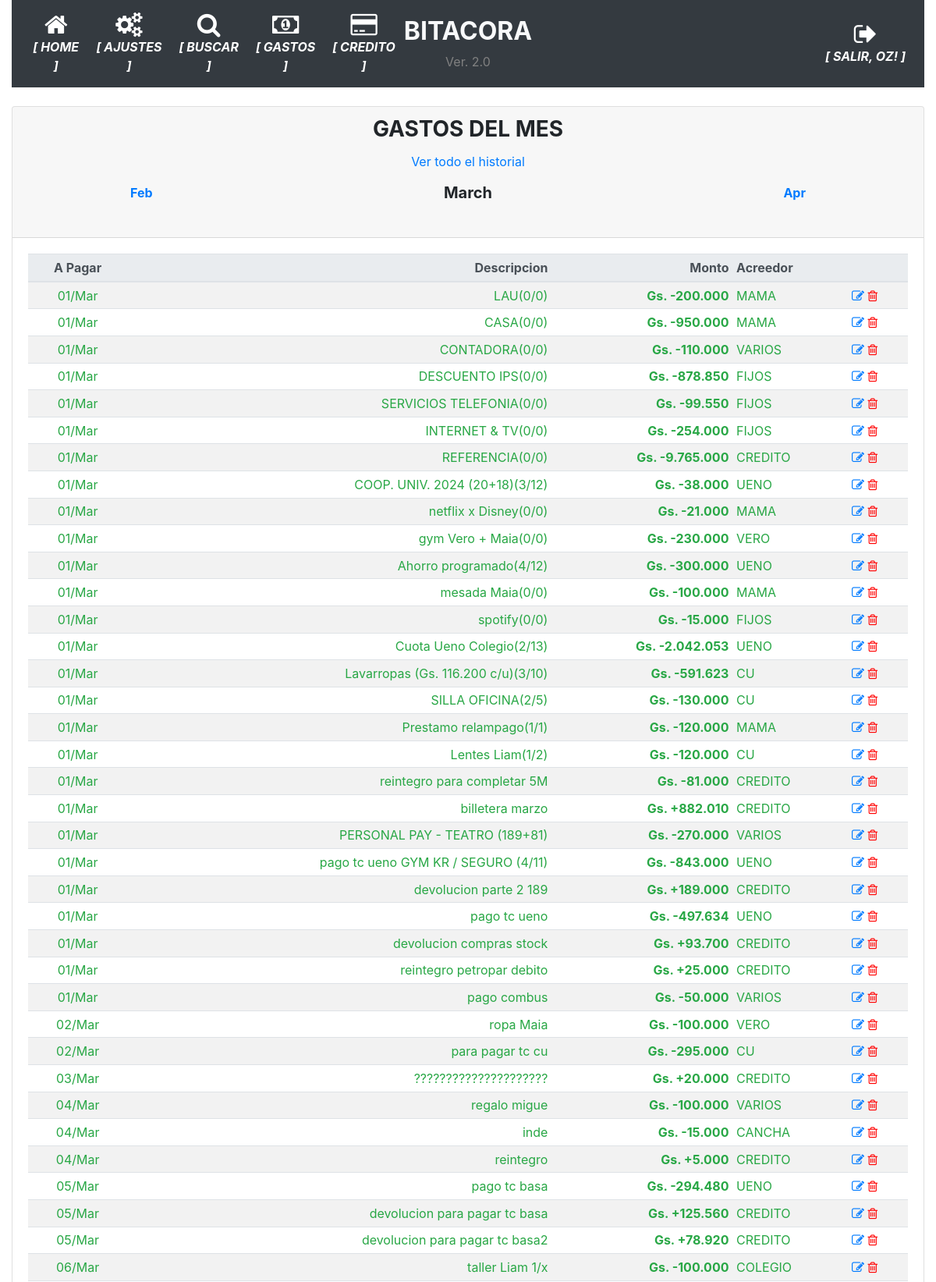
/historico_gastos_detalle/2026-03 (signed in, upper part), run on the app's committed database.
### app/models.py (models this page shows, shortened)
class User(UserMixin, db.Model):
    id = db.Column(db.Integer, primary_key=True)
    username = db.Column(db.String(64), index=True, unique=True)
    email = db.Column(db.String(120), index=True, unique=True)
    password_hash = db.Column(db.String(128))
    perfil = db.Column(db.String(128))

class GastosFijos(db.Model):
    __tablename__='gastos_fijos'
    id = db.Column(db.Integer, primary_key=True)
    date = db.Column(db.Date, nullable=False)
    fecha_pagar = db.Column(db.Date, nullable=False)
    descripcion = db.Column(db.String(100), nullable=False)
    monto = db.Column(db.Integer)
    operacion = db.Column(db.Boolean, server_default=u'False') # CREDITO O DEUDA
    pagado = db.Column(db.Boolean, server_default=u'False')
    id_agrupador_gastos = db.Column(db.Integer, db.ForeignKey('agrupador_gastos.id'), nullable=True)
    agrupador_gastos = db.relationship('AgrupadorGastos',backref='agrupador_gastos', foreign_keys=[id_agrupador_gastos])

class AgrupadorGastos(db.Model):
    __tablename__='agrupador_gastos'
    id = db.Column(db.Integer, primary_key=True)
    agrupador = db.Column(db.String(100), nullable=False)

### app/routes.py (the view)
@app.route('/historico_gastos_detalle/', defaults={'periodo':datetime.now().strftime('%Y-%m')}, methods=['GET', 'POST'])
@app.route('/historico_gastos_detalle/<string:periodo>', methods=['GET', 'POST'])
@login_required
def historico_gastos_detalle(periodo):
    date_obj = datetime.strptime(periodo, '%Y-%m')
    fechas={'mes_anterior':date_obj-relativedelta(months=1), 'mes_actual':date_obj, 'mes_siguiente':date_obj+relativedelta(months=1)}
    gastos = GastosFijos.query.filter(func.strftime("%Y-%m", GastosFijos.fecha_pagar)==periodo).order_by(GastosFijos.fecha_pagar, GastosFijos.id).all()
    if not gastos:
        precarga_deudas(periodo)
        gastos = GastosFijos.query.filter(func.strftime("%Y-%m", GastosFijos.fecha_pagar)==periodo).all()
    deuda = deuda_total(gastos)
    credito, pendientes, pagados = calcular_disponibilidad(periodo)#SALARIO_NETO -  deuda
    disponibilidad = credito - pagados
    balance_movimientos, balance_mensual = balance_cuenta()
    return render_template('historico_gastos_detalle.html', periodo=periodo, gastos=gastos, deuda=pagados, disponibilidad=disponibilidad, pendientes=pendientes, fechas=fechas, balance_movimientos=balance_movimientos)

### app/__init__.py (called while the page is built)
@app.context_processor
def inject_utility_functions():
    return dict(
        listar_tipos=listar_tipos,
        listar_tarjetas=listar_tarjetas
    )

### app/models.py (called while the page is built)
@login.user_loader
def load_user(id):
    return User.query.get(int(id))

### app/utilitarios.py (called while the page is built)
def deuda_total(deudas):
    saldo = 0
    for deuda in deudas:
        if deuda.pagado and deuda.descripcion!='REFERENCIA':
            if not deuda.operacion:
                saldo += deuda.monto
            else:
                saldo -= deuda.monto
    return saldo

### app/templates/historico_gastos_detalle.html (shortened to what this page needs)
{% extends "base.html" %}
{% block main %}
<div class="card">
    <div class="card-header">
        <div class="card-title text-center">
            <h3 class="card-title text-center"><strong>GASTOS DEL MES</strong></h3>
            <a href="{{ url_for('historico_gastos') }}" class="card-link">Ver todo el historial</a>
        </div>
        <div class="card-title text-center">
            <table class="table table-sm table-borderless">
                <td><a href="{{ url_for('historico_gastos_detalle', periodo=fechas.mes_anterior.strftime('%Y-%m')) }}" class="card-link"><strong>{{ fechas.mes_anterior.strftime('%b') }}</strong></a></td>
                <td><h5 class="card-title text-center"><strong>{{ fechas.mes_actual.strftime('%B') }}</strong></h5></td>
                <td><a href="{{ url_for('historico_gastos_detalle', periodo=fechas.mes_siguiente.strftime('%Y-%m')) }}" class="card-link"><strong>{{ fechas.mes_siguiente.strftime('%b') }}</strong></a></td>
            </table>
        </div>
    </div>
    <div class="card-body">
        <div class="table-responsive">
            <table class="table table-striped table-sm">
                <thead class="thead-light">
                    <tr>
                        <th class="card-text text-center">A Pagar</th>
                        <th class="card-text text-right">Descripcion</th>
                        <th class="card-text text-right">Monto</th>
                        <th class="card-text text-left">Acreedor</th>
                        <th></th>
                    </tr>
                </thead>
                <tbody>
                    {% for gasto in gastos %}
                    <tr class="{{ 'text-success' if gasto.pagado else 'text-danger' }}">
                        <td class="card-text text-center">{{ gasto.fecha_pagar.strftime('%d/%b') }}</td>
                        <td class="card-text text-right">{{ gasto.descripcion }}</td>
                        <td class="card-text text-right"><strong>Gs. {{ "+" if gasto.operacion else "-" }}{{ "{:,.0f}".format(gasto.monto).replace(",", ".") }}</strong></td>
                        <td class="card-text text-left">{{ gasto.agrupador_gastos.agrupador }}</td>
                        <td class="align-self-end">
                            <a href="{{ url_for('modificar_gasto', gasto_id=gasto.id) }}"><i class="fa fa-pencil-square-o"></i></a>
                            <a href="{{ url_for('borrar_gasto', gasto_id=gasto.id) }}" style="color:red"><i class="fa fa-trash-o"></i></a>
                        </td>
                    </tr>
                    {% endfor %}
                </tbody>
            </table>
        </div>
    </div>
</div>
{% endblock %}

### app/templates/base.html (shortened to what this page needs)
<!doctype html>
<html lang="en">
  <head>
    <link rel="stylesheet" href="https://stackpath.bootstrapcdn.com/bootstrap/4.5.0/css/bootstrap.min.css"></link>
    <link rel="stylesheet" href="https://maxcdn.bootstrapcdn.com/font-awesome/4.4.0/css/font-awesome.min.css"></link>
  </head>
  <body>
    <div class="container-fluid">
      <nav class="navbar navbar-expand-md navbar-dark bg-dark">
        <div class="navbar-collapse collapse w-100 order-1 order-md-0 dual-collapse2">
            <ul class="navbar-nav mr-auto text-center">
              <li class="nav-item active">
                <a href="{{ url_for('index') }}" class="nav-link d-flex flex-column">
                <i class="fa fa-home fa-2x"></i>
                <span class="d-none d-sm-inline"><i><strong>[ HOME ]</strong></i></span></a>
              </li>
              <li class="nav-item active">
                <a href="{{ url_for('parametrico') }}" class="nav-link d-flex flex-column">
                <i class="fa fa-cogs fa-2x"></i>
                <span class="d-none d-sm-inline"><i><strong>[ AJUSTES ]</strong></i></span></a>
              </li>
              <li class="nav-item active">
                <a href="{{ url_for('busqueda') }}" class="nav-link d-flex flex-column">
                <i class="fa fa-search fa-2x"></i>
                <span class="d-none d-sm-inline"><i><strong>[ BUSCAR ]</strong></i></span></a>
              </li>
              <li class="nav-item active">
                <a href="{{ url_for('historico_gastos_detalle', periodo='') }}" class="nav-link d-flex flex-column">
                <i class="fa fa-money fa-2x"></i>
                <span class="d-none d-sm-inline"><i><strong>[ GASTOS ]</strong></i></span></a>
              </li>
              <li class="nav-item active">
                <a href="{{ url_for('movimientos_mes', mes='') }}" class="nav-link d-flex flex-column">
                <i class="fa fa-credit-card fa-2x"></i>
                <span class="d-none d-sm-inline"><i><strong>[ CREDITO ]</strong></i></span></a>
              </li>
            </ul>
        </div>
        <div class="mx-auto order-0 text-center">
            <h2 class="mx-auto text-light"><strong>BITACORA</strong></h2>
            <span style="color: grey">Ver. 2.0</span>
        </div>
        <div class="navbar-collapse collapse w-100 order-3 dual-collapse2">
            <ul class="navbar-nav ml-auto text-center">
              <li class="nav-item active">
                {% if current_user.is_anonymous %}
                  <a href="{{ url_for('logout') }}" class="nav-link d-flex flex-column">
                  <i class="fa fa-sign-in fa-2x"></i>
                  <span class="d-none d-sm-inline"><i><strong>[ ACCEDER ]</strong></i></span></a>
                {% else %}
                  <a href="{{ url_for('logout') }}" class="nav-link d-flex flex-column">
                  <i class="fa fa-sign-out fa-2x"></i>
                  <span class="d-none d-sm-inline"><i><strong>[ SALIR, {{ current_user.username | upper }}! ]</strong></i></span></a>
                {% endif %}
              </li>
            </ul>
        </div>
    </nav>
    <br>
      <div>
        {% block main %}{% endblock %}
      </div>
    </div>
  </body>
</html>

### data on the page
User: username "OZ"
GastosFijos: fecha_pagar "01/Mar", descripcion "LAU(0/0)", operacion "-", monto "200.000", agrupador_gastos.agrupador "MAMA"
GastosFijos: fecha_pagar "01/Mar", descripcion "CASA(0/0)", operacion "-", monto "950.000", agrupador_gastos.agrupador "MAMA"
GastosFijos: fecha_pagar "01/Mar", descripcion "CONTADORA(0/0)", operacion "-", monto "110.000", agrupador_gastos.agrupador "VARIOS"
GastosFijos: fecha_pagar "01/Mar", descripcion "DESCUENTO IPS(0/0)", operacion "-", monto "878.850", agrupador_gastos.agrupador "FIJOS"
GastosFijos: fecha_pagar "01/Mar", descripcion "SERVICIOS TELEFONIA(0/0)", operacion "-", monto "99.550", agrupador_gastos.agrupador "FIJOS"
GastosFijos: fecha_pagar "01/Mar", descripcion "INTERNET & TV(0/0)", operacion "-", monto "254.000", agrupador_gastos.agrupador "FIJOS"
GastosFijos: fecha_pagar "01/Mar", descripcion "REFERENCIA(0/0)", operacion "-", monto "9.765.000", agrupador_gastos.agrupador "CREDITO"
GastosFijos: fecha_pagar "01/Mar", descripcion "COOP. UNIV. 2024 (20+18)(3/12)", operacion "-", monto "38.000", agrupador_gastos.agrupador "UENO"
GastosFijos: fecha_pagar "01/Mar", descripcion "netflix x Disney(0/0)", operacion "-", monto "21.000", agrupador_gastos.agrupador "MAMA"
GastosFijos: fecha_pagar "01/Mar", descripcion "gym Vero + Maia(0/0)", operacion "-", monto "230.000", agrupador_gastos.agrupador "VERO"
GastosFijos: fecha_pagar "01/Mar", descripcion "Ahorro programado(4/12)", operacion "-", monto "300.000", agrupador_gastos.agrupador "UENO"
GastosFijos: fecha_pagar "01/Mar", descripcion "mesada Maia(0/0)", operacion "-", monto "100.000", agrupador_gastos.agrupador "MAMA"
GastosFijos: fecha_pagar "01/Mar", descripcion "spotify(0/0)", operacion "-", monto "15.000", agrupador_gastos.agrupador "FIJOS"
GastosFijos: fecha_pagar "01/Mar", descripcion "Cuota Ueno Colegio(2/13)", operacion "-", monto "2.042.053", agrupador_gastos.agrupador "UENO"
GastosFijos: fecha_pagar "01/Mar", descripcion "Lavarropas (Gs. 116.200 c/u)(3/10)", operacion "-", monto "591.623", agrupador_gastos.agrupador "CU"
GastosFijos: fecha_pagar "01/Mar", descripcion "SILLA OFICINA(2/5)", operacion "-", monto "130.000", agrupador_gastos.agrupador "CU"
GastosFijos: fecha_pagar "01/Mar", descripcion "Prestamo relampago(1/1)", operacion "-", monto "120.000", agrupador_gastos.agrupador "MAMA"
GastosFijos: fecha_pagar "01/Mar", descripcion "Lentes Liam(1/2)", operacion "-", monto "120.000", agrupador_gastos.agrupador "CU"
GastosFijos: fecha_pagar "01/Mar", descripcion "reintegro para completar 5M", operacion "-", monto "81.000", agrupador_gastos.agrupador "CREDITO"
GastosFijos: fecha_pagar "01/Mar", descripcion "billetera marzo", operacion "+", monto "882.010", agrupador_gastos.agrupador "CREDITO"
GastosFijos: fecha_pagar "01/Mar", descripcion "PERSONAL PAY - TEATRO (189+81)", operacion "-", monto "270.000", agrupador_gastos.agrupador "VARIOS"
GastosFijos: fecha_pagar "01/Mar", descripcion "pago tc ueno GYM KR / SEGURO (4/11)", operacion "-", monto "843.000", agrupador_gastos.agrupador "UENO"
GastosFijos: fecha_pagar "01/Mar", descripcion "devolucion parte 2 189", operacion "+", monto "189.000", agrupador_gastos.agrupador "CREDITO"
GastosFijos: fecha_pagar "01/Mar", descripcion "pago tc ueno", operacion "-", monto "497.634", agrupador_gastos.agrupador "UENO"
GastosFijos: fecha_pagar "01/Mar", descripcion "devolucion compras stock", operacion "+", monto "93.700", agrupador_gastos.agrupador "CREDITO"
GastosFijos: fecha_pagar "01/Mar", descripcion "reintegro petropar debito", operacion "+", monto "25.000", agrupador_gastos.agrupador "CREDITO"
GastosFijos: fecha_pagar "01/Mar", descripcion "pago combus", operacion "-", monto "50.000", agrupador_gastos.agrupador "VARIOS"
GastosFijos: fecha_pagar "02/Mar", descripcion "ropa Maia", operacion "-", monto "100.000", agrupador_gastos.agrupador "VERO"
GastosFijos: fecha_pagar "02/Mar", descripcion "para pagar tc cu", operacion "-", monto "295.000", agrupador_gastos.agrupador "CU"
GastosFijos: fecha_pagar "03/Mar", descripcion "?????????????????????", operacion "+", monto "20.000", agrupador_gastos.agrupador "CREDITO"
GastosFijos: fecha_pagar "04/Mar", descripcion "regalo migue", operacion "-", monto "100.000", agrupador_gastos.agrupador "VARIOS"
GastosFijos: fecha_pagar "04/Mar", descripcion "inde", operacion "-", monto "15.000", agrupador_gastos.agrupador "CANCHA"
GastosFijos: fecha_pagar "04/Mar", descripcion "reintegro", operacion "+", monto "5.000", agrupador_gastos.agrupador "CREDITO"
GastosFijos: fecha_pagar "05/Mar", descripcion "pago tc basa", operacion "-", monto "294.480", agrupador_gastos.agrupador "UENO"
GastosFijos: fecha_pagar "05/Mar", descripcion "devolucion para pagar tc basa", operacion "+", monto "125.560", agrupador_gastos.agrupador "CREDITO"
GastosFijos: fecha_pagar "05/Mar", descripcion "devolucion para pagar tc basa2", operacion "+", monto "78.920", agrupador_gastos.agrupador "CREDITO"
GastosFijos: fecha_pagar "06/Mar", descripcion "taller Liam 1/x", operacion "-", monto "100.000", agrupador_gastos.agrupador "COLEGIO"

### other printed values
{{ fechas.mes_anterior.strftime('%b') }} "Feb"
{{ fechas.mes_actual.strftime('%B') }} "March"
{{ fechas.mes_siguiente.strftime('%b') }} "Apr"
